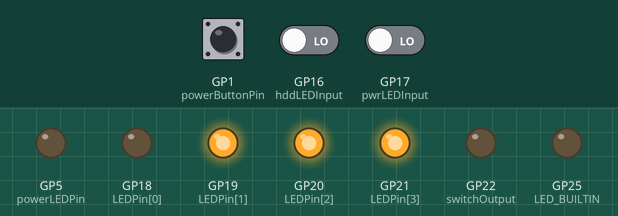
This program was run on a simulated Raspberry Pi Pico. On the bench: output pins drawn as LEDs (lit = HIGH). The inputs (shaded band) are chosen by the test bench; at power-on: GP1 (powerButtonPin) HIGH, GP16 (hddLEDInput) LOW, GP17 (pwrLEDInput) LOW.

Above: at 1.2 s.
1.3 s: GP1 (powerButtonPin) pulled LOW for 1 s
At 3.6 s:
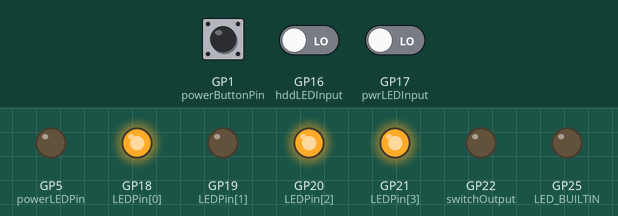
4.3 s: GP16 (hddLEDInput) driven HIGH
At 5.2 s:
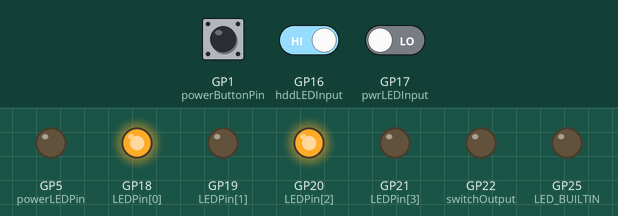
5.9 s: GP17 (pwrLEDInput) driven HIGH
At 6.5 s:
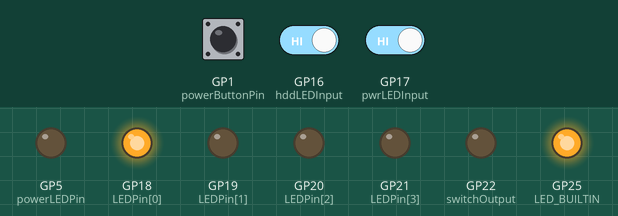
7.5 s: GP1 (powerButtonPin) pulled LOW for 0.25 s
At 9.2 s:
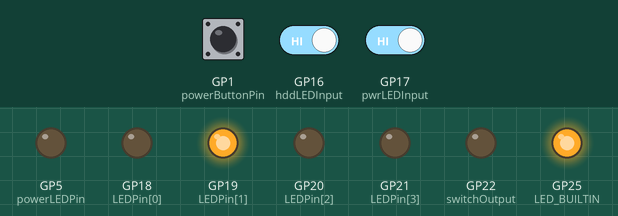
9.5 s: GP16 (hddLEDInput) driven LOW
At 10.4 s:
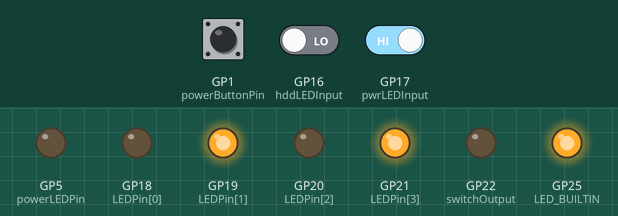
11.1 s: GP1 (powerButtonPin) pulled LOW for 0.25 s
At 11.9 s:
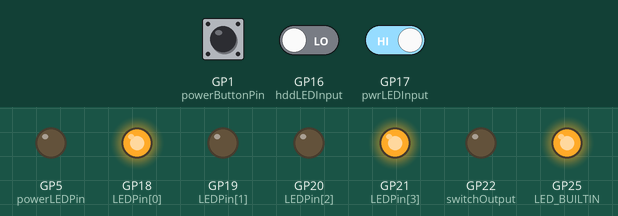
Timing chart, 0 to 14.1 s (numbered marks = the images above; inputs shaded):
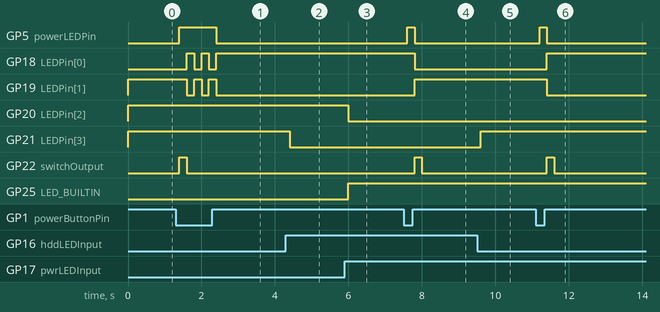

The program:

main.cpp
```cpp
#include <Arduino.h>

const int powerButtonPin = 1;
const int powerLEDPin = 5;
const int LEDPin[] = {18, 19, 20, 21};

const int switchOutput = 22;
const int pwrLEDInput = 17;
const int hddLEDInput = 16;

constexpr int numberOfLEDs = (sizeof(LEDPin) / sizeof(int));

bool powerButtonState = false;
bool previousPowerButtonState = false;

bool reportedPCState = false;

bool ledDirectionUp = true;

int LEDToControl = 0;

void setLED(uint8_t index, bool on)
{
    digitalWrite(LEDPin[index], !on);
    // LEDs are powered on when GPIO pulled low
    // Therefore LED is on when digitalWrite(LEDPin[0], false);
}

void setup()
{

    pinMode(powerButtonPin, INPUT_PULLUP);
    pinMode(pwrLEDInput, INPUT);
    pinMode(hddLEDInput, INPUT);
    pinMode(powerLEDPin, OUTPUT);

    pinMode(switchOutput, OUTPUT);
    pinMode(LED_BUILTIN, OUTPUT);

    for (int i = 0; i < numberOfLEDs; i++)
    {
        pinMode(LEDPin[i], OUTPUT);
        setLED(i, false);
    }


}

void loop()
{
    // read (and flip as active low) latching input
    powerButtonState = !digitalRead(powerButtonPin);

    reportedPCState = digitalRead(pwrLEDInput);

    // IF powerButtonState changes, we've pressed the button
    // AND the new state is not the same as the one reported by the PC Power LED
    // THEN temporarily press motherboard power
    if ((previousPowerButtonState != powerButtonState) && (powerButtonState!=reportedPCState))
    {
        digitalWrite(switchOutput, true);
    }
    else
    {
        digitalWrite(switchOutput, false);
    }

    digitalWrite(LED_BUILTIN, reportedPCState);
    setLED(2, reportedPCState);
    setLED(3, digitalRead(hddLEDInput));

    // LED on switch should copy powerButtonState
    digitalWrite(powerLEDPin, powerButtonState);

    // animate other LEDs. For some reason
    for (int i = 0; i < 2; i++)
    {
        if (i == LEDToControl)
        {
            setLED(i, true);
        }
        else
        {
            setLED(i, false);
        }
    }

    if (powerButtonState) //only animate when power is on
    {
        if (ledDirectionUp)
        {
            LEDToControl += 1;
        }
        else
        {
            LEDToControl -= 1;
        }

        // if reach ends, flip direction
        if ((LEDToControl == 2 - 1) || LEDToControl == 0)
        {
            ledDirectionUp = !ledDirectionUp;
        }

    }

    // delay for animations and switch output.
    // This may need splitting into millis vars rather than blocking with delay
    delay(200);

    previousPowerButtonState = powerButtonState;
}
```

Measured:
- after the input at 1.3 s, GP5 (powerLEDPin): LOW → HIGH after 0.10 s, → LOW 1.0 s later; GP18 (LEDPin[0]): alternates HIGH for 0.20 s and LOW for 0.20 s, 5 changes in all, then stays HIGH, starting after 0.30 s
- after the input at 4.3 s, GP21 (LEDPin[3]): HIGH → LOW after 0.10 s
- after the input at 5.9 s, GP20 (LEDPin[2]): HIGH → LOW after 0.10 s; GP25 (LED_BUILTIN): LOW → HIGH after 0.10 s
- after the input at 7.5 s, GP5 (powerLEDPin): LOW → HIGH after 0.10 s, → LOW 0.20 s later; GP18 (LEDPin[0]): HIGH → LOW after 0.30 s; GP19 (LEDPin[1]): LOW → HIGH after 0.30 s; GP22 (switchOutput): LOW → HIGH after 0.30 s, → LOW 0.20 s later
- after the input at 9.5 s, GP21 (LEDPin[3]): LOW → HIGH after 0.10 s
- after the input at 11.1 s, GP5 (powerLEDPin): LOW → HIGH after 0.10 s, → LOW 0.20 s later; GP18 (LEDPin[0]): LOW → HIGH after 0.30 s; GP19 (LEDPin[1]): HIGH → LOW after 0.30 s; GP22 (switchOutput): LOW → HIGH after 0.30 s, → LOW 0.20 s later
